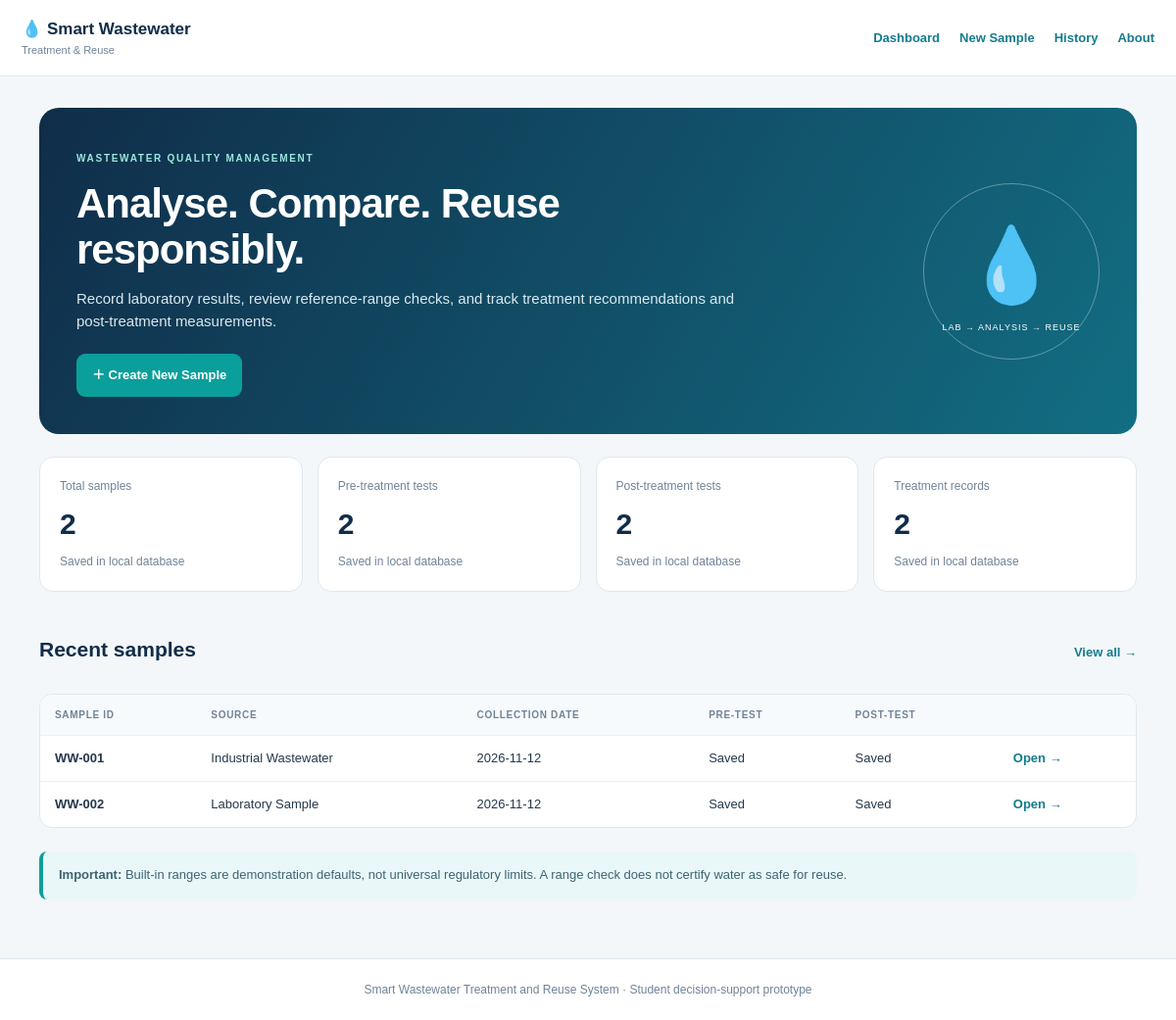
The page / on the database its author committed.
### tables this page shows
CREATE TABLE samples(id INTEGER PRIMARY KEY AUTOINCREMENT, sample_code TEXT UNIQUE NOT NULL, source TEXT NOT NULL, collection_date TEXT NOT NULL, notes TEXT DEFAULT '', created_at TEXT NOT NULL);

### app.py (the view)
@app.route('/')
def dashboard():
    db=connect_db()
    stats={'samples':db.execute('SELECT COUNT(*) FROM samples').fetchone()[0], 'before':db.execute("SELECT COUNT(*) FROM lab_results WHERE stage='before'").fetchone()[0], 'after':db.execute("SELECT COUNT(*) FROM lab_results WHERE stage='after'").fetchone()[0], 'treatments':db.execute('SELECT COUNT(*) FROM treatment_records').fetchone()[0]}
    recent=db.execute('''SELECT s.*, (SELECT COUNT(*) FROM lab_results r WHERE r.sample_id=s.id AND r.stage='before') hb, (SELECT COUNT(*) FROM lab_results r WHERE r.sample_id=s.id AND r.stage='after') ha FROM samples s ORDER BY id DESC LIMIT 6''').fetchall()
    return render_template('index.html', stats=stats, recent=recent)

### app.py (called while the page is built)
def connect_db():
    if 'db' not in g:
        g.db = sqlite3.connect(DB_PATH)
        g.db.row_factory = sqlite3.Row
        g.db.execute('PRAGMA foreign_keys=ON')
    return g.db

### templates/index.html
{% extends 'base.html' %}{% block title %}Dashboard{% endblock %}{% block content %}<section class="hero"><div><span class="eyebrow">WASTEWATER QUALITY MANAGEMENT</span><h1>Analyse. Compare. Reuse responsibly.</h1><p>Record laboratory results, review reference-range checks, and track treatment recommendations and post-treatment measurements.</p><a class="btn primary" href="{{ url_for('new_sample') }}">＋ Create New Sample</a></div><div class="water">💧<small>LAB → ANALYSIS → REUSE</small></div></section><section class="stats">{% for label,val in [('Total samples',stats.samples),('Pre-treatment tests',stats.before),('Post-treatment tests',stats.after),('Treatment records',stats.treatments)] %}<article><span>{{ label }}</span><strong>{{ val }}</strong><small>Saved in local database</small></article>{% endfor %}</section><div class="section-head"><h2>Recent samples</h2><a href="{{ url_for('history') }}">View all →</a></div>{% if recent %}<div class="tablebox"><table><thead><tr><th>Sample ID</th><th>Source</th><th>Collection date</th><th>Pre-test</th><th>Post-test</th><th></th></tr></thead><tbody>{% for s in recent %}<tr><td><b>{{ s.sample_code }}</b></td><td>{{ s.source }}</td><td>{{ s.collection_date }}</td><td>{{ 'Saved' if s.hb else 'Pending' }}</td><td>{{ 'Saved' if s.ha else 'Pending' }}</td><td><a href="{{ url_for('sample_detail',sample_id=s.id) }}">Open →</a></td></tr>{% endfor %}</tbody></table></div>{% else %}<div class="empty"><h2>No samples yet</h2><p>Create your first wastewater sample to start.</p><a class="btn primary" href="{{ url_for('new_sample') }}">Create Sample</a></div>{% endif %}<div class="notice"><b>Important:</b> Built-in ranges are demonstration defaults, not universal regulatory limits. A range check does not certify water as safe for reuse.</div>{% endblock %}

### static/css/style.css (style rules this page uses)
:root { --navy:#102d49;--teal:#0b9f9b;--bg:#f3f7fa;--text:#24384c;--muted:#708398;--line:#e0e8ef }
* { box-sizing:border-box }
body { margin:0;background:var(--bg);color:var(--text);font:15px/1.55 Arial,sans-serif }
nav a,a { color:#147c8d;text-decoration:none;font-weight:700;font-size:13px }
.hero { display:flex;align-items:center;justify-content:space-between;gap:25px;background:linear-gradient(120deg,#102d49,#126e83);color:white;border-radius:20px;padding:38px }
.hero>div:first-child { max-width:720px }
.eyebrow { font-size:10px;font-weight:800;letter-spacing:1.7px;color:#0b9f9b;text-transform:uppercase }
.hero .eyebrow { color:#9ce8df }
.hero h1,.heading h1 { font-size:clamp(29px,4vw,42px);line-height:1.12;letter-spacing:-1px;margin:12px 0 }
.hero p { color:#d9eaf0;max-width:680px;margin-bottom:22px }
.water { font-size:75px;border:1px solid #ffffff55;border-radius:50%;width:180px;height:180px;display:flex;flex-direction:column;align-items:center;justify-content:center }
.water small { font-size:9px;letter-spacing:1px }
.btn { display:inline-flex;align-items:center;justify-content:center;padding:11px 15px;border-radius:9px;border:1px solid transparent;font-weight:700;font-size:13px;cursor:pointer;font-family:inherit }
.primary { background:var(--teal);color:white }
.stats { display:grid;grid-template-columns:repeat(4,1fr);gap:15px;margin:23px 0 35px }
.stats article { background:white;border:1px solid var(--line);border-radius:14px;padding:20px }
.stats span,.stats small { display:block;color:var(--muted);font-size:12px }
.stats strong { display:block;font-size:30px;color:var(--navy);margin:6px 0 }
.section-head,.row { display:flex;align-items:center;justify-content:space-between;gap:15px }
.section-head h2,.panel h2 { font-size:21px;color:var(--navy);margin:8px 0 13px }
.tablebox { overflow-x:auto;border:1px solid var(--line);border-radius:13px;background:white;margin:15px 0 24px }
table { width:100%;border-collapse:collapse;min-width:680px;font-size:13px }
th { font-size:10px;text-transform:uppercase;letter-spacing:.7px;color:#708398;background:#f7fafc;text-align:left }
td,th { padding:13px 15px;border-bottom:1px solid #edf1f4;vertical-align:top }
tr:last-child td { border-bottom:0 }
.notice { background:#eaf7f8;border-left:4px solid var(--teal);padding:14px 16px;border-radius:8px;color:#3d6472;font-size:13px;margin:18px 0 }

### rows shown on the page
samples: sample_code "WW-001", source "Industrial Wastewater", collection_date "2026-11-12", hb "Saved", ha "Saved"
samples: sample_code "WW-002", source "Laboratory Sample", collection_date "2026-11-12", hb "Saved", ha "Saved"

### other values the page prints
{{ label }} "Total samples" "Pre-treatment tests" "Post-treatment tests" "Treatment records"
{{ val }} "2" "2" "2" "2"
